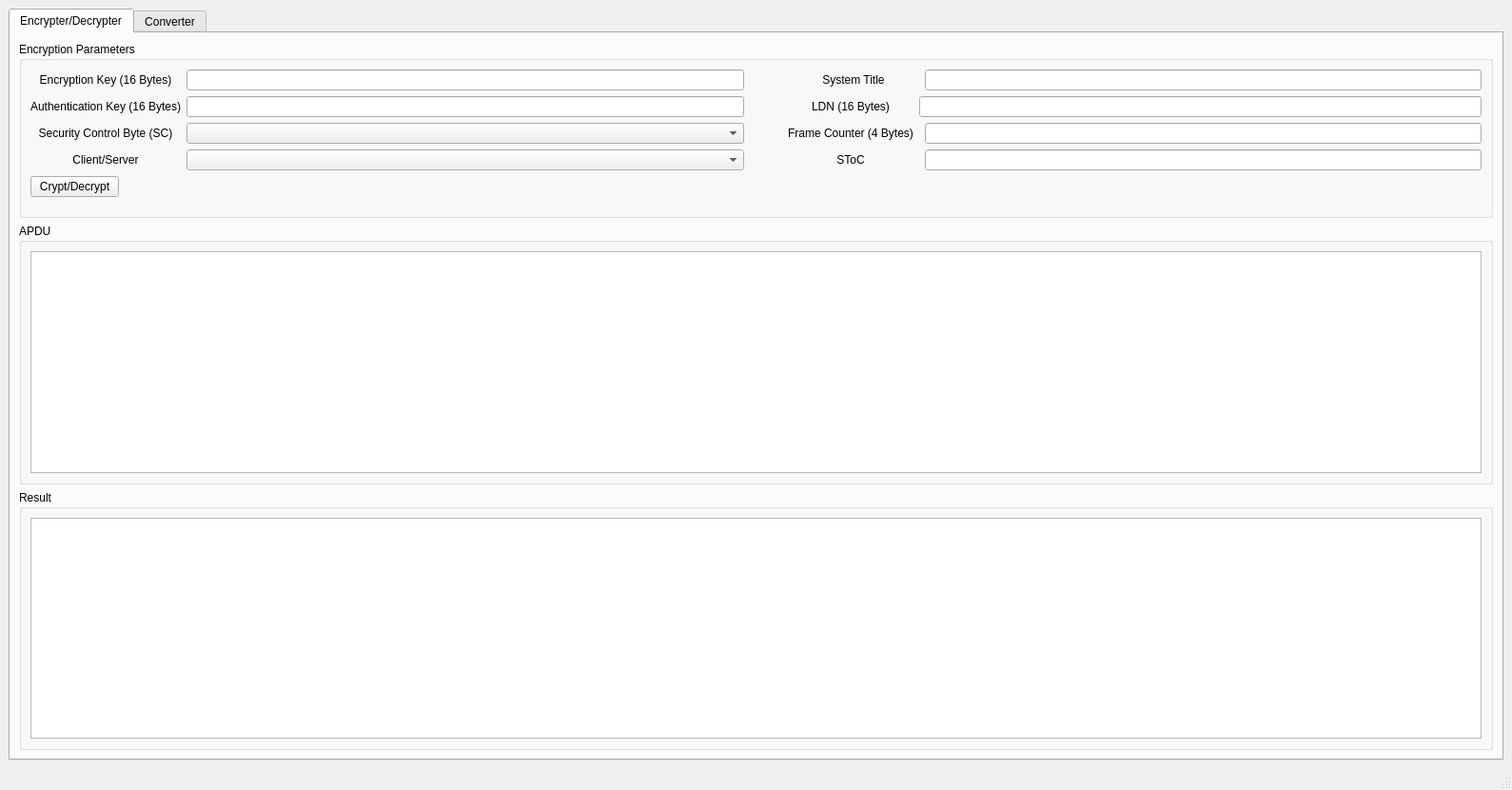
<?xml version="1.0" encoding="UTF-8"?>
<ui version="4.0">
 <class>MainWindow</class>
 <widget class="QMainWindow" name="MainWindow">
  <property name="geometry">
   <rect>
    <x>0</x>
    <y>0</y>
    <width>1589</width>
    <height>830</height>
   </rect>
  </property>
  <property name="windowTitle">
   <string>MainWindow</string>
  </property>
  <widget class="QWidget" name="centralwidget">
   <layout class="QGridLayout" name="gridLayout">
    <item row="0" column="0">
     <widget class="QTabWidget" name="tabWidget">
      <property name="currentIndex">
       <number>0</number>
      </property>
      <widget class="QWidget" name="tab">
       <attribute name="title">
        <string>Encrypter/Decrypter</string>
       </attribute>
       <layout class="QGridLayout" name="gridLayout_3">
        <item row="0" column="0">
         <widget class="QGroupBox" name="grb_encryption_parameters">
          <property name="title">
           <string>Encryption Parameters</string>
          </property>
          <layout class="QVBoxLayout" name="verticalLayout">
           <item>
            <layout class="QGridLayout" name="gridLayout_2">
             <item row="3" column="0">
              <widget class="QLabel" name="lbl_client_server">
               <property name="text">
                <string>Client/Server</string>
               </property>
               <property name="alignment">
                <set>Qt::AlignCenter</set>
               </property>
              </widget>
             </item>
             <item row="1" column="0">
              <widget class="QLabel" name="lbl_authentication_key">
               <property name="text">
                <string>Authentication Key (16 Bytes)</string>
               </property>
               <property name="alignment">
                <set>Qt::AlignCenter</set>
               </property>
              </widget>
             </item>
             <item row="1" column="3">
              <widget class="QLabel" name="lbl_ldn">
               <property name="text">
                <string>LDN (16 Bytes)</string>
               </property>
               <property name="alignment">
                <set>Qt::AlignCenter</set>
               </property>
              </widget>
             </item>
             <item row="2" column="3">
              <widget class="QLabel" name="lbl_frame_counter">
               <property name="text">
                <string>Frame Counter (4 Bytes)</string>
               </property>
               <property name="alignment">
                <set>Qt::AlignCenter</set>
               </property>
              </widget>
             </item>
             <item row="3" column="2">
              <spacer name="horizontalSpacer">
               <property name="orientation">
                <enum>Qt::Horizontal</enum>
               </property>
               <property name="sizeType">
                <enum>QSizePolicy::Fixed</enum>
               </property>
               <property name="sizeHint" stdset="0">
                <size>
                 <width>40</width>
                 <height>20</height>
                </size>
               </property>
              </spacer>
             </item>
             <item row="2" column="1">
              <widget class="QComboBox" name="cmb_security_control_byte"/>
             </item>
             <item row="0" column="5">
              <widget class="QLineEdit" name="txt_system_title">
               <property name="alignment">
                <set>Qt::AlignCenter</set>
               </property>
              </widget>
             </item>
             <item row="0" column="0">
              <widget class="QLabel" name="lbl_encryption_key">
               <property name="text">
                <string>Encryption Key (16 Bytes)</string>
               </property>
               <property name="alignment">
                <set>Qt::AlignCenter</set>
               </property>
              </widget>
             </item>
             <item row="0" column="1">
              <widget class="QLineEdit" name="txt_encryption_key">
               <property name="sizePolicy">
                <sizepolicy hsizetype="Expanding" vsizetype="Fixed">
                 <horstretch>0</horstretch>
                 <verstretch>0</verstretch>
                </sizepolicy>
               </property>
               <property name="maxLength">
                <number>32</number>
               </property>
               <property name="alignment">
                <set>Qt::AlignCenter</set>
               </property>
              </widget>
             </item>
             <item row="3" column="1">
              <widget class="QComboBox" name="cmb_client_server"/>
             </item>
             <item row="0" column="3" colspan="2">
              <widget class="QLabel" name="lbl_system_title">
               <property name="text">
                <string>System Title</string>
               </property>
               <property name="alignment">
                <set>Qt::AlignCenter</set>
               </property>
              </widget>
             </item>
             <item row="3" column="3">
              <widget class="QLabel" name="lbl_stoc">
               <property name="text">
                <string>SToC</string>
               </property>
               <property name="alignment">
                <set>Qt::AlignCenter</set>
               </property>
              </widget>
             </item>
             <item row="2" column="5">
              <widget class="QLineEdit" name="txt_frame_counter">
               <property name="layoutDirection">
                <enum>Qt::LeftToRight</enum>
               </property>
               <property name="maxLength">
                <number>8</number>
               </property>
               <property name="alignment">
                <set>Qt::AlignCenter</set>
               </property>
              </widget>
             </item>
             <item row="3" column="5">
              <widget class="QLineEdit" name="txt_stoc">
               <property name="alignment">
                <set>Qt::AlignCenter</set>
               </property>
              </widget>
             </item>
             <item row="2" column="0">
              <widget class="QLabel" name="lbl_security_control_byte">
               <property name="text">
                <string>Security Control Byte (SC)</string>
               </property>
               <property name="alignment">
                <set>Qt::AlignCenter</set>
               </property>
              </widget>
             </item>
             <item row="4" column="0">
              <widget class="QPushButton" name="btn_encrypt_decrypt">
               <property name="maximumSize">
                <size>
                 <width>93</width>
                 <height>16777215</height>
                </size>
               </property>
               <property name="layoutDirection">
                <enum>Qt::LeftToRight</enum>
               </property>
               <property name="text">
                <string>Crypt/Decrypt</string>
               </property>
              </widget>
             </item>
             <item row="1" column="1">
              <widget class="QLineEdit" name="txt_authentication_key">
               <property name="maxLength">
                <number>32</number>
               </property>
               <property name="alignment">
                <set>Qt::AlignCenter</set>
               </property>
              </widget>
             </item>
             <item row="1" column="4" colspan="2">
              <widget class="QLineEdit" name="txt_ldn">
               <property name="maxLength">
                <number>32</number>
               </property>
               <property name="alignment">
                <set>Qt::AlignCenter</set>
               </property>
              </widget>
             </item>
            </layout>
           </item>
           <item>
            <spacer name="verticalSpacer">
             <property name="orientation">
              <enum>Qt::Vertical</enum>
             </property>
             <property name="sizeType">
              <enum>QSizePolicy::Fixed</enum>
             </property>
             <property name="sizeHint" stdset="0">
              <size>
               <width>1</width>
               <height>10</height>
              </size>
             </property>
            </spacer>
           </item>
          </layout>
         </widget>
        </item>
        <item row="1" column="0">
         <widget class="QGroupBox" name="grb_apdu">
          <property name="title">
           <string>APDU</string>
          </property>
          <layout class="QGridLayout" name="gridLayout_4">
           <item row="0" column="0">
            <widget class="QTextEdit" name="txt_apdu">
             <property name="font">
              <font>
               <pointsize>15</pointsize>
              </font>
             </property>
            </widget>
           </item>
          </layout>
         </widget>
        </item>
        <item row="2" column="0">
         <widget class="QGroupBox" name="grb_result">
          <property name="title">
           <string>Result</string>
          </property>
          <layout class="QHBoxLayout" name="horizontalLayout">
           <item>
            <widget class="QTextEdit" name="txt_result">
             <property name="font">
              <font>
               <pointsize>15</pointsize>
              </font>
             </property>
            </widget>
           </item>
          </layout>
         </widget>
        </item>
       </layout>
      </widget>
      <widget class="QWidget" name="tab_2">
       <attribute name="title">
        <string>Converter</string>
       </attribute>
      </widget>
     </widget>
    </item>
   </layout>
  </widget>
  <widget class="QMenuBar" name="menubar">
   <property name="geometry">
    <rect>
     <x>0</x>
     <y>0</y>
     <width>1589</width>
     <height>26</height>
    </rect>
   </property>
  </widget>
  <widget class="QStatusBar" name="statusbar"/>
 </widget>
 <resources/>
 <connections/>
</ui>
